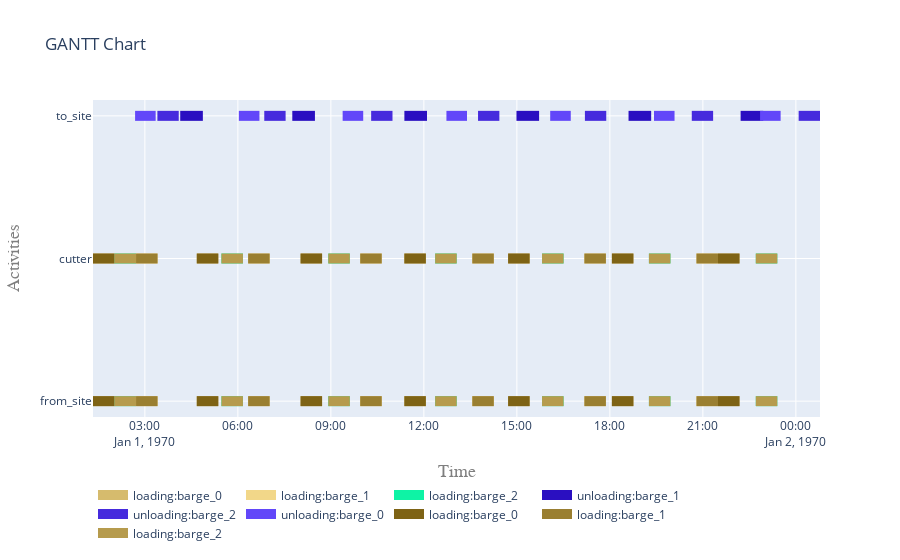

Source (notebook cell):
### Code cell
fig = plot.get_gantt_chart([from_site, to_site, cutter], id_map=[activities[x] for x in activities])

### Figure 1 — Plotly figure (JSON) as saved in the notebook; plotly's stock layout.template omitted (floating-point values rounded to 4 significant figures)
{"data": [{"connectgaps": false, "hoverinfo": "y+name", "line": {"color": "rgb(214,187,109)", "width": 10}, "mode": "lines", "name": "loading:barge_0", "type": "scatter", "x": ["1970-01-01T01:19:36", "1970-01-01T01:19:36", "1970-01-01T02:01:16", "1970-01-01T02:01:16", "1970-01-01T02:01:16", "1970-01-01T04:40:28", "1970-01-01T04:40:28", "1970-01-01T05:22:08", "1970-01-01T05:22:08", "1970-01-01T05:22:08", "1970-01-01T08:01:20", "1970-01-01T08:01:20", "1970-01-01T08:43:00", "1970-01-01T08:43:00", "1970-01-01T08:43:00", "1970-01-01T11:22:12", "1970-01-01T11:22:12", "1970-01-01T12:03:52", "1970-01-01T12:03:52", "1970-01-01T12:03:52", "1970-01-01T14:43:04", "1970-01-01T14:43:04", "1970-01-01T15:24:44", "1970-01-01T15:24:44", "1970-01-01T15:24:44", "1970-01-01T18:03:56", "1970-01-01T18:03:56", "1970-01-01T18:45:36", "1970-01-01T18:45:36", "1970-01-01T18:45:36", "1970-01-01T21:29:16", "1970-01-01T21:29:16", "1970-01-01T22:10:56", "1970-01-01T22:10:56", "1970-01-01T22:10:56", "1970-01-01T01:19:36", "1970-01-01T01:19:36", "1970-01-01T02:01:16", "1970-01-01T02:01:16", "1970-01-01T02:01:16", "1970-01-01T04:40:28", "1970-01-01T04:40:28", "1970-01-01T05:22:08", "1970-01-01T05:22:08", "1970-01-01T05:22:08", "1970-01-01T08:01:20", "1970-01-01T08:01:20", "1970-01-01T08:43:00", "1970-01-01T08:43:00", "1970-01-01T08:43:00", "1970-01-01T11:22:12", "1970-01-01T11:22:12", "1970-01-01T12:03:52", "1970-01-01T12:03:52", "1970-01-01T12:03:52", "1970-01-01T14:43:04", "1970-01-01T14:43:04", "1970-01-01T15:24:44", "1970-01-01T15:24:44", "1970-01-01T15:24:44", "1970-01-01T18:03:56", "1970-01-01T18:03:56", "1970-01-01T18:45:36", "1970-01-01T18:45:36", "1970-01-01T18:45:36", "1970-01-01T21:29:16", "1970-01-01T21:29:16", "1970-01-01T22:10:56", "1970-01-01T22:10:56", "1970-01-01T22:10:56"], "y": ["from_site", "from_site", "from_site", "from_site", null, "from_site", "from_site", "from_site", "from_site", null, "from_site", "from_site", "from_site", "from_site", null, "from_site", "from_site", "from_site", "from_site", null, "from_site", "from_site", "from_site", "from_site", null, "from_site", "from_site", "from_site", "from_site", null, "from_site", "from_site", "from_site", "from_site", null, "cutter", "cutter", "cutter", "cutter", null, "cutter", "cutter", "cutter", "cutter", null, "cutter", "cutter", "cutter", "cutter", null, "cutter", "cutter", "cutter", "cutter", null, "cutter", "cutter", "cutter", "cutter", null, "cutter", "cutter", "cutter", "cutter", null, "cutter", "cutter", "cutter", "cutter", null]}, {"connectgaps": false, "hoverinfo": "y+name", "line": {"color": "rgb(242,215,137)", "width": 10}, "mode": "lines", "name": "loading:barge_1", "type": "scatter", "x": ["1970-01-01T02:42:56", "1970-01-01T02:42:56", "1970-01-01T03:24:36", "1970-01-01T03:24:36", "1970-01-01T03:24:36", "1970-01-01T06:19:52", "1970-01-01T06:19:52", "1970-01-01T07:01:32", "1970-01-01T07:01:32", "1970-01-01T07:01:32", "1970-01-01T09:56:48", "1970-01-01T09:56:48", "1970-01-01T10:38:28", "1970-01-01T10:38:28", "1970-01-01T10:38:28", "1970-01-01T13:33:44", "1970-01-01T13:33:44", "1970-01-01T14:15:24", "1970-01-01T14:15:24", "1970-01-01T14:15:24", "1970-01-01T17:10:40", "1970-01-01T17:10:40", "1970-01-01T17:52:20", "1970-01-01T17:52:20", "1970-01-01T17:52:20", "1970-01-01T20:47:36", "1970-01-01T20:47:36", "1970-01-01T21:29:16", "1970-01-01T21:29:16", "1970-01-01T21:29:16", "1970-01-01T02:42:56", "1970-01-01T02:42:56", "1970-01-01T03:24:36", "1970-01-01T03:24:36", "1970-01-01T03:24:36", "1970-01-01T06:19:52", "1970-01-01T06:19:52", "1970-01-01T07:01:32", "1970-01-01T07:01:32", "1970-01-01T07:01:32", "1970-01-01T09:56:48", "1970-01-01T09:56:48", "1970-01-01T10:38:28", "1970-01-01T10:38:28", "1970-01-01T10:38:28", "1970-01-01T13:33:44", "1970-01-01T13:33:44", "1970-01-01T14:15:24", "1970-01-01T14:15:24", "1970-01-01T14:15:24", "1970-01-01T17:10:40", "1970-01-01T17:10:40", "1970-01-01T17:52:20", "1970-01-01T17:52:20", "1970-01-01T17:52:20", "1970-01-01T20:47:36", "1970-01-01T20:47:36", "1970-01-01T21:29:16", "1970-01-01T21:29:16", "1970-01-01T21:29:16"], "y": ["from_site", "from_site", "from_site", "from_site", null, "from_site", "from_site", "from_site", "from_site", null, "from_site", "from_site", "from_site", "from_site", null, "from_site", "from_site", "from_site", "from_site", null, "from_site", "from_site", "from_site", "from_site", null, "from_site", "from_site", "from_site", "from_site", null, "cutter", "cutter", "cutter", "cutter", null, "cutter", "cutter", "cutter", "cutter", null, "cutter", "cutter", "cutter", "cutter", null, "cutter", "cutter", "cutter", "cutter", null, "cutter", "cutter", "cutter", "cutter", null, "cutter", "cutter", "cutter", "cutter", null]}, {"connectgaps": false, "hoverinfo": "y+name", "line": {"color": "rgb(14,243,165)", "width": 10}, "mode": "lines", "name": "loading:barge_2", "type": "scatter", "x": ["1970-01-01T02:01:16", "1970-01-01T02:01:16", "1970-01-01T02:42:56", "1970-01-01T02:42:56", "1970-01-01T02:42:56", "1970-01-01T05:28:08", "1970-01-01T05:28:08", "1970-01-01T06:09:48", "1970-01-01T06:09:48", "1970-01-01T06:09:48", "1970-01-01T08:55:00", "1970-01-01T08:55:00", "1970-01-01T09:36:40", "1970-01-01T09:36:40", "1970-01-01T09:36:40", "1970-01-01T12:21:52", "1970-01-01T12:21:52", "1970-01-01T13:03:32", "1970-01-01T13:03:32", "1970-01-01T13:03:32", "1970-01-01T15:48:44", "1970-01-01T15:48:44", "1970-01-01T16:30:24", "1970-01-01T16:30:24", "1970-01-01T16:30:24", "1970-01-01T19:15:36", "1970-01-01T19:15:36", "1970-01-01T19:57:16", "1970-01-01T19:57:16", "1970-01-01T19:57:16", "1970-01-01T22:42:28", "1970-01-01T22:42:28", "1970-01-01T23:24:08", "1970-01-01T23:24:08", "1970-01-01T23:24:08", "1970-01-01T02:01:16", "1970-01-01T02:01:16", "1970-01-01T02:42:56", "1970-01-01T02:42:56", "1970-01-01T02:42:56", "1970-01-01T05:28:08", "1970-01-01T05:28:08", "1970-01-01T06:09:48", "1970-01-01T06:09:48", "1970-01-01T06:09:48", "1970-01-01T08:55:00", "1970-01-01T08:55:00", "1970-01-01T09:36:40", "1970-01-01T09:36:40", "1970-01-01T09:36:40", "1970-01-01T12:21:52", "1970-01-01T12:21:52", "1970-01-01T13:03:32", "1970-01-01T13:03:32", "1970-01-01T13:03:32", "1970-01-01T15:48:44", "1970-01-01T15:48:44", "1970-01-01T16:30:24", "1970-01-01T16:30:24", "1970-01-01T16:30:24", "1970-01-01T19:15:36", "1970-01-01T19:15:36", "1970-01-01T19:57:16", "1970-01-01T19:57:16", "1970-01-01T19:57:16", "1970-01-01T22:42:28", "1970-01-01T22:42:28", "1970-01-01T23:24:08", "1970-01-01T23:24:08", "1970-01-01T23:24:08"], "y": ["from_site", "from_site", "from_site", "from_site", null, "from_site", "from_site", "from_site", "from_site", null, "from_site", "from_site", "from_site", "from_site", null, "from_site", "from_site", "from_site", "from_site", null, "from_site", "from_site", "from_site", "from_site", null, "from_site", "from_site", "from_site", "from_site", null, "from_site", "from_site", "from_site", "from_site", null, "cutter", "cutter", "cutter", "cutter", null, "cutter", "cutter", "cutter", "cutter", null, "cutter", "cutter", "cutter", "cutter", null, "cutter", "cutter", "cutter", "cutter", null, "cutter", "cutter", "cutter", "cutter", null, "cutter", "cutter", "cutter", "cutter", null, "cutter", "cutter", "cutter", "cutter", null]}, {"connectgaps": false, "hoverinfo": "y+name", "line": {"color": "rgb(42,15,193)", "width": 10}, "mode": "lines", "name": "unloading:barge_1", "type": "scatter", "x": ["1970-01-01T04:08:25", "1970-01-01T04:08:25", "1970-01-01T04:52:14", "1970-01-01T04:52:14", "1970-01-01T04:52:14", "1970-01-01T07:45:21", "1970-01-01T07:45:21", "1970-01-01T08:29:10", "1970-01-01T08:29:10", "1970-01-01T08:29:10", "1970-01-01T11:22:17", "1970-01-01T11:22:17", "1970-01-01T12:06:06", "1970-01-01T12:06:06", "1970-01-01T12:06:06", "1970-01-01T14:59:13", "1970-01-01T14:59:13", "1970-01-01T15:43:02", "1970-01-01T15:43:02", "1970-01-01T15:43:02", "1970-01-01T18:36:09", "1970-01-01T18:36:09", "1970-01-01T19:19:58", "1970-01-01T19:19:58", "1970-01-01T19:19:58", "1970-01-01T22:13:05", "1970-01-01T22:13:05", "1970-01-01T22:56:54", "1970-01-01T22:56:54", "1970-01-01T22:56:54"], "y": ["to_site", "to_site", "to_site", "to_site", null, "to_site", "to_site", "to_site", "to_site", null, "to_site", "to_site", "to_site", "to_site", null, "to_site", "to_site", "to_site", "to_site", null, "to_site", "to_site", "to_site", "to_site", null, "to_site", "to_site", "to_site", "to_site", null]}, {"connectgaps": false, "hoverinfo": "y+name", "line": {"color": "rgb(70,43,221)", "width": 10}, "mode": "lines", "name": "unloading:barge_2", "type": "scatter", "x": ["1970-01-01T03:24:14", "1970-01-01T03:24:14", "1970-01-01T04:05:32", "1970-01-01T04:05:32", "1970-01-01T04:05:32", "1970-01-01T06:51:06", "1970-01-01T06:51:06", "1970-01-01T07:32:24", "1970-01-01T07:32:24", "1970-01-01T07:32:24", "1970-01-01T10:17:58", "1970-01-01T10:17:58", "1970-01-01T10:59:16", "1970-01-01T10:59:16", "1970-01-01T10:59:16", "1970-01-01T13:44:50", "1970-01-01T13:44:50", "1970-01-01T14:26:08", "1970-01-01T14:26:08", "1970-01-01T14:26:08", "1970-01-01T17:11:42", "1970-01-01T17:11:42", "1970-01-01T17:53:00", "1970-01-01T17:53:00", "1970-01-01T17:53:00", "1970-01-01T20:38:34", "1970-01-01T20:38:34", "1970-01-01T21:19:52", "1970-01-01T21:19:52", "1970-01-01T21:19:52", "1970-01-02T00:05:26", "1970-01-02T00:05:26", "1970-01-02T00:46:44", "1970-01-02T00:46:44", "1970-01-02T00:46:44"], "y": ["to_site", "to_site", "to_site", "to_site", null, "to_site", "to_site", "to_site", "to_site", null, "to_site", "to_site", "to_site", "to_site", null, "to_site", "to_site", "to_site", "to_site", null, "to_site", "to_site", "to_site", "to_site", null, "to_site", "to_site", "to_site", "to_site", null, "to_site", "to_site", "to_site", "to_site", null]}, {"connectgaps": false, "hoverinfo": "y+name", "line": {"color": "rgb(98,71,249)", "width": 10}, "mode": "lines", "name": "unloading:barge_0", "type": "scatter", "x": ["1970-01-01T02:41:04", "1970-01-01T02:41:04", "1970-01-01T03:20:52", "1970-01-01T03:20:52", "1970-01-01T03:20:52", "1970-01-01T06:01:56", "1970-01-01T06:01:56", "1970-01-01T06:41:44", "1970-01-01T06:41:44", "1970-01-01T06:41:44", "1970-01-01T09:22:48", "1970-01-01T09:22:48", "1970-01-01T10:02:36", "1970-01-01T10:02:36", "1970-01-01T10:02:36", "1970-01-01T12:43:40", "1970-01-01T12:43:40", "1970-01-01T13:23:28", "1970-01-01T13:23:28", "1970-01-01T13:23:28", "1970-01-01T16:04:32", "1970-01-01T16:04:32", "1970-01-01T16:44:20", "1970-01-01T16:44:20", "1970-01-01T16:44:20", "1970-01-01T19:25:24", "1970-01-01T19:25:24", "1970-01-01T20:05:12", "1970-01-01T20:05:12", "1970-01-01T20:05:12", "1970-01-01T22:50:44", "1970-01-01T22:50:44", "1970-01-01T23:30:32", "1970-01-01T23:30:32", "1970-01-01T23:30:32"], "y": ["to_site", "to_site", "to_site", "to_site", null, "to_site", "to_site", "to_site", "to_site", null, "to_site", "to_site", "to_site", "to_site", null, "to_site", "to_site", "to_site", "to_site", null, "to_site", "to_site", "to_site", "to_site", null, "to_site", "to_site", "to_site", "to_site", null, "to_site", "to_site", "to_site", "to_site", null]}, {"connectgaps": false, "hoverinfo": "y+name", "line": {"color": "rgb(126,99,21)", "width": 10}, "mode": "lines", "name": "loading:barge_0", "type": "scatter", "x": ["1970-01-01T01:19:36", "1970-01-01T01:19:36", "1970-01-01T02:01:16", "1970-01-01T02:01:16", "1970-01-01T02:01:16", "1970-01-01T04:40:28", "1970-01-01T04:40:28", "1970-01-01T05:22:08", "1970-01-01T05:22:08", "1970-01-01T05:22:08", "1970-01-01T08:01:20", "1970-01-01T08:01:20", "1970-01-01T08:43:00", "1970-01-01T08:43:00", "1970-01-01T08:43:00", "1970-01-01T11:22:12", "1970-01-01T11:22:12", "1970-01-01T12:03:52", "1970-01-01T12:03:52", "1970-01-01T12:03:52", "1970-01-01T14:43:04", "1970-01-01T14:43:04", "1970-01-01T15:24:44", "1970-01-01T15:24:44", "1970-01-01T15:24:44", "1970-01-01T18:03:56", "1970-01-01T18:03:56", "1970-01-01T18:45:36", "1970-01-01T18:45:36", "1970-01-01T18:45:36", "1970-01-01T21:29:16", "1970-01-01T21:29:16", "1970-01-01T22:10:56", "1970-01-01T22:10:56", "1970-01-01T22:10:56", "1970-01-01T01:19:36", "1970-01-01T01:19:36", "1970-01-01T02:01:16", "1970-01-01T02:01:16", "1970-01-01T02:01:16", "1970-01-01T04:40:28", "1970-01-01T04:40:28", "1970-01-01T05:22:08", "1970-01-01T05:22:08", "1970-01-01T05:22:08", "1970-01-01T08:01:20", "1970-01-01T08:01:20", "1970-01-01T08:43:00", "1970-01-01T08:43:00", "1970-01-01T08:43:00", "1970-01-01T11:22:12", "1970-01-01T11:22:12", "1970-01-01T12:03:52", "1970-01-01T12:03:52", "1970-01-01T12:03:52", "1970-01-01T14:43:04", "1970-01-01T14:43:04", "1970-01-01T15:24:44", "1970-01-01T15:24:44", "1970-01-01T15:24:44", "1970-01-01T18:03:56", "1970-01-01T18:03:56", "1970-01-01T18:45:36", "1970-01-01T18:45:36", "1970-01-01T18:45:36", "1970-01-01T21:29:16", "1970-01-01T21:29:16", "1970-01-01T22:10:56", "1970-01-01T22:10:56", "1970-01-01T22:10:56"], "y": ["from_site", "from_site", "from_site", "from_site", null, "from_site", "from_site", "from_site", "from_site", null, "from_site", "from_site", "from_site", "from_site", null, "from_site", "from_site", "from_site", "from_site", null, "from_site", "from_site", "from_site", "from_site", null, "from_site", "from_site", "from_site", "from_site", null, "from_site", "from_site", "from_site", "from_site", null, "cutter", "cutter", "cutter", "cutter", null, "cutter", "cutter", "cutter", "cutter", null, "cutter", "cutter", "cutter", "cutter", null, "cutter", "cutter", "cutter", "cutter", null, "cutter", "cutter", "cutter", "cutter", null, "cutter", "cutter", "cutter", "cutter", null, "cutter", "cutter", "cutter", "cutter", null]}, {"connectgaps": false, "hoverinfo": "y+name", "line": {"color": "rgb(154,127,49)", "width": 10}, "mode": "lines", "name": "loading:barge_1", "type": "scatter", "x": ["1970-01-01T02:42:56", "1970-01-01T02:42:56", "1970-01-01T03:24:36", "1970-01-01T03:24:36", "1970-01-01T03:24:36", "1970-01-01T06:19:52", "1970-01-01T06:19:52", "1970-01-01T07:01:32", "1970-01-01T07:01:32", "1970-01-01T07:01:32", "1970-01-01T09:56:48", "1970-01-01T09:56:48", "1970-01-01T10:38:28", "1970-01-01T10:38:28", "1970-01-01T10:38:28", "1970-01-01T13:33:44", "1970-01-01T13:33:44", "1970-01-01T14:15:24", "1970-01-01T14:15:24", "1970-01-01T14:15:24", "1970-01-01T17:10:40", "1970-01-01T17:10:40", "1970-01-01T17:52:20", "1970-01-01T17:52:20", "1970-01-01T17:52:20", "1970-01-01T20:47:36", "1970-01-01T20:47:36", "1970-01-01T21:29:16", "1970-01-01T21:29:16", "1970-01-01T21:29:16", "1970-01-01T02:42:56", "1970-01-01T02:42:56", "1970-01-01T03:24:36", "1970-01-01T03:24:36", "1970-01-01T03:24:36", "1970-01-01T06:19:52", "1970-01-01T06:19:52", "1970-01-01T07:01:32", "1970-01-01T07:01:32", "1970-01-01T07:01:32", "1970-01-01T09:56:48", "1970-01-01T09:56:48", "1970-01-01T10:38:28", "1970-01-01T10:38:28", "1970-01-01T10:38:28", "1970-01-01T13:33:44", "1970-01-01T13:33:44", "1970-01-01T14:15:24", "1970-01-01T14:15:24", "1970-01-01T14:15:24", "1970-01-01T17:10:40", "1970-01-01T17:10:40", "1970-01-01T17:52:20", "1970-01-01T17:52:20", "1970-01-01T17:52:20", "1970-01-01T20:47:36", "1970-01-01T20:47:36", "1970-01-01T21:29:16", "1970-01-01T21:29:16", "1970-01-01T21:29:16"], "y": ["from_site", "from_site", "from_site", "from_site", null, "from_site", "from_site", "from_site", "from_site", null, "from_site", "from_site", "from_site", "from_site", null, "from_site", "from_site", "from_site", "from_site", null, "from_site", "from_site", "from_site", "from_site", null, "from_site", "from_site", "from_site", "from_site", null, "cutter", "cutter", "cutter", "cutter", null, "cutter", "cutter", "cutter", "cutter", null, "cutter", "cutter", "cutter", "cutter", null, "cutter", "cutter", "cutter", "cutter", null, "cutter", "cutter", "cutter", "cutter", null, "cutter", "cutter", "cutter", "cutter", null]}, {"connectgaps": false, "hoverinfo": "y+name", "line": {"color": "rgb(182,155,77)", "width": 10}, "mode": "lines", "name": "loading:barge_2", "type": "scatter", "x": ["1970-01-01T02:01:16", "1970-01-01T02:01:16", "1970-01-01T02:42:56", "1970-01-01T02:42:56", "1970-01-01T02:42:56", "1970-01-01T05:28:08", "1970-01-01T05:28:08", "1970-01-01T06:09:48", "1970-01-01T06:09:48", "1970-01-01T06:09:48", "1970-01-01T08:55:00", "1970-01-01T08:55:00", "1970-01-01T09:36:40", "1970-01-01T09:36:40", "1970-01-01T09:36:40", "1970-01-01T12:21:52", "1970-01-01T12:21:52", "1970-01-01T13:03:32", "1970-01-01T13:03:32", "1970-01-01T13:03:32", "1970-01-01T15:48:44", "1970-01-01T15:48:44", "1970-01-01T16:30:24", "1970-01-01T16:30:24", "1970-01-01T16:30:24", "1970-01-01T19:15:36", "1970-01-01T19:15:36", "1970-01-01T19:57:16", "1970-01-01T19:57:16", "1970-01-01T19:57:16", "1970-01-01T22:42:28", "1970-01-01T22:42:28", "1970-01-01T23:24:08", "1970-01-01T23:24:08", "1970-01-01T23:24:08", "1970-01-01T02:01:16", "1970-01-01T02:01:16", "1970-01-01T02:42:56", "1970-01-01T02:42:56", "1970-01-01T02:42:56", "1970-01-01T05:28:08", "1970-01-01T05:28:08", "1970-01-01T06:09:48", "1970-01-01T06:09:48", "1970-01-01T06:09:48", "1970-01-01T08:55:00", "1970-01-01T08:55:00", "1970-01-01T09:36:40", "1970-01-01T09:36:40", "1970-01-01T09:36:40", "1970-01-01T12:21:52", "1970-01-01T12:21:52", "1970-01-01T13:03:32", "1970-01-01T13:03:32", "1970-01-01T13:03:32", "1970-01-01T15:48:44", "1970-01-01T15:48:44", "1970-01-01T16:30:24", "1970-01-01T16:30:24", "1970-01-01T16:30:24", "1970-01-01T19:15:36", "1970-01-01T19:15:36", "1970-01-01T19:57:16", "1970-01-01T19:57:16", "1970-01-01T19:57:16", "1970-01-01T22:42:28", "1970-01-01T22:42:28", "1970-01-01T23:24:08", "1970-01-01T23:24:08", "1970-01-01T23:24:08"], "y": ["from_site", "from_site", "from_site", "from_site", null, "from_site", "from_site", "from_site", "from_site", null, "from_site", "from_site", "from_site", "from_site", null, "from_site", "from_site", "from_site", "from_site", null, "from_site", "from_site", "from_site", "from_site", null, "from_site", "from_site", "from_site", "from_site", null, "from_site", "from_site", "from_site", "from_site", null, "cutter", "cutter", "cutter", "cutter", null, "cutter", "cutter", "cutter", "cutter", null, "cutter", "cutter", "cutter", "cutter", null, "cutter", "cutter", "cutter", "cutter", null, "cutter", "cutter", "cutter", "cutter", null, "cutter", "cutter", "cutter", "cutter", null, "cutter", "cutter", "cutter", "cutter", null]}], "layout": {"hovermode": "closest", "legend": {"orientation": "h", "x": 0, "y": -0.2}, "title": {"text": "GANTT Chart"}, "xaxis": {"range": ["1970-01-01T01:19:36", "1970-01-02T00:46:44"], "title": {"font": {"color": "#7f7f7f", "family": "Courier New, monospace", "size": 18}, "text": "Time"}}, "yaxis": {"title": {"font": {"color": "#7f7f7f", "family": "Courier New, monospace", "size": 18}, "text": "Activities"}}}}
